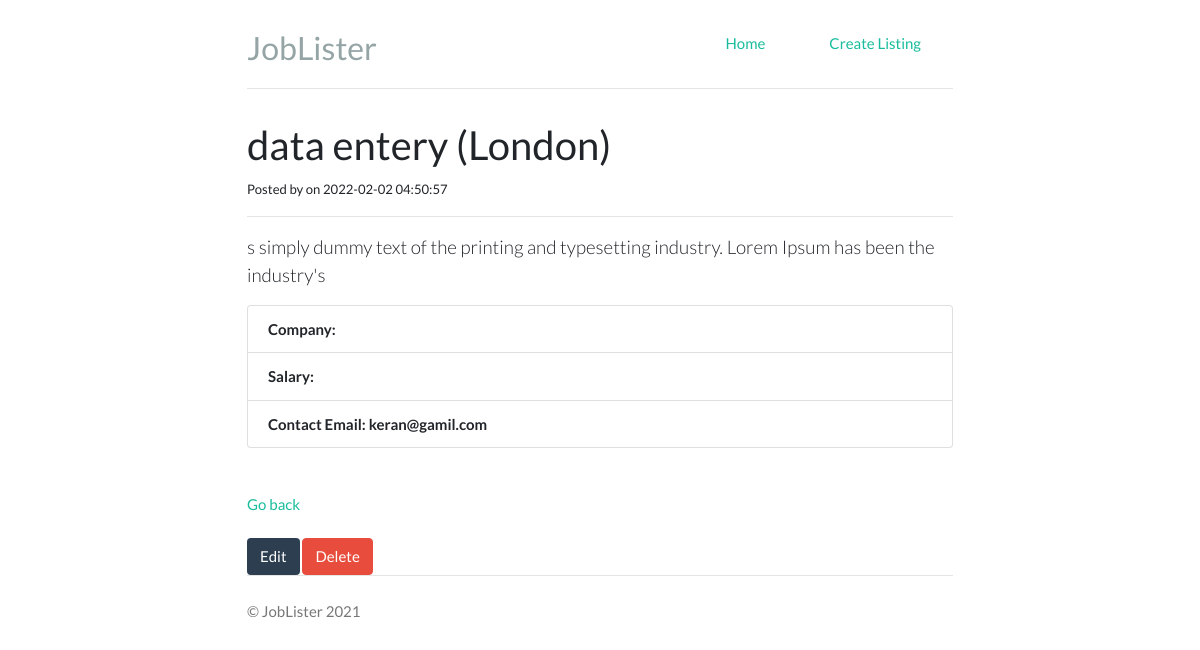
Page /job.php?id=1 on the committed database.
### tables this page shows
CREATE TABLE `jobs` (
  `id` int(11) NOT NULL,
  `category_id` varchar(255) NOT NULL,
  `company_name` varchar(255) NOT NULL,
  `job_title` varchar(255) NOT NULL,
  `description` varchar(255) NOT NULL,
  `location` varchar(255) NOT NULL,
  `username` varchar(255) NOT NULL,
  `contact_email` varchar(255) NOT NULL,
  `post_date` timestamp NOT NULL DEFAULT current_timestamp()
);

### lib/Template.php (called while the page is built, shortened)
<?php
class Template {
    protected $template;
    public function __construct($template) {
        $this->template = $template;
    }
    public function __toString() {
        include basename($this->template);
        return ob_get_clean();
    }
}

### lib/Database.php (called while the page is built, shortened)
<?php
class Database {
    private $host = DB_HOST;
    private $user = DB_USER;
    private $pw = DB_PW;
    private $dbname = DB_NAME;
    private $dbh;
    private $stmt;
    public function __construct() {
        $dsn = 'mysql:host=' .$this->host. ';dbname=' .$this->dbname;
        $options = array(
            PDO::ATTR_PERSISTENT => true,
            PDO::ATTR_ERRMODE => PDO::ERRMODE_EXCEPTION
        );
        try {
            $this->dbh = new PDO($dsn, $this->user, $this->pw, $options);
        } catch(PDOException $e) {
            $this->error = $e->getMessage();
        }
    }
    public function query($query) {
        $this->stmt = $this->dbh->prepare($query);
    }
    public function bind($param, $value, $type = null) {
        if (is_null($type)) {
            switch (true) {
                default :
                    $type = PDO::PARAM_STR;
            }
        }
        $this->stmt->bindValue($param, $value, $type);
    }
    public function execute() {
        return $this->stmt->execute();
    }
    public function single() {
        $this->execute();
        return $this->stmt->fetch(PDO::FETCH_OBJ);
    }
}

### lib/Job.php (called while the page is built, shortened)
<?php
class Job {
    private $db;
    public function __construct() {
        $this->db = new Database;
    }
    public function getJob($id) {
        $this->db->query("
            SELECT *
            FROM jobs
            WHERE id = :id
        ");
        $this->db->bind(':id', $id);
        $row = $this->db->single();
        return $row;
    }
}

### templates/job-single.php (the view, shortened to what this page needs)
<?php include 'inc/header.php'; ?>
<h2 class="page-header"><?php echo $job->job_title; ?> (<?php echo $job->location; ?>)</h2>
<small>Posted by <?php echo $job->contact_user; ?> on <?php echo $job->post_date; ?></small>
<hr>
<p class="lead"><?php echo $job->description; ?></p>
<ul class="list-group">
    <li class="list-group-item">
        <strong>Company: <?php echo $job->company ?></strong>
    </li>
    <li class="list-group-item">
        <strong>Salary: <?php echo $job->salary ?></strong>
    </li>
    <li class="list-group-item">
        <strong>Contact Email: <?php echo $job->contact_email ?></strong>
    </li>
</ul>
<br><br>
<a href="index.php">Go back</a>
<br><br>
<div class="well">
    <a href="edit.php?id=<?php echo $job->id; ?>" class="btn btn-default">Edit</a>
    <form style="display:inline;" method="post" action="job.php">
        <input type="submit" class="btn btn-danger" value="Delete"/>
    </form>
</div>
<?php include 'inc/footer.php'; ?>

### css/styles.css (style rules this page uses)
body { padding-top: 1.5rem; padding-bottom: 1.5rem; }
.btn-default { background-color: #2c3e50; color: white; }

### rows in the picture
jobs: job_title "data entery", location "London", post_date "2022-02-02 04:50:57", description "s simply dummy text of the printing and typesetting industry. Lorem Ipsum has been the industry's", contact_email "keran@gamil.com"

### other values in the picture
SITE_TITLE "JobLister"
